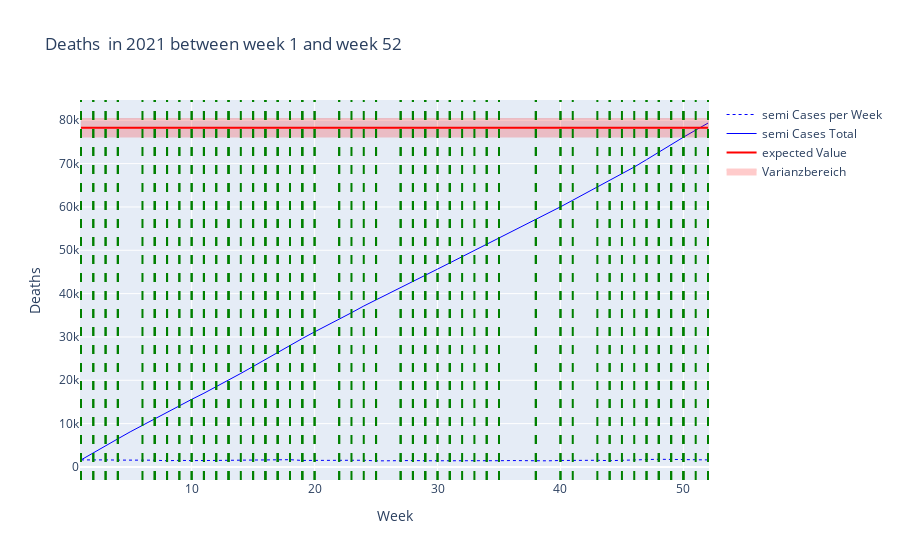

Write notebook code for a chart like this one.
### Code cell
fig_semi = go.Figure()
fig_semi.add_trace(go.Scatter(x = data_filtered_semi["Week"], y = data_filtered_semi["Value"], name = "semi Cases per Week", line = dict(color = 'blue', width = 1,dash = 'dot')))
fig_semi.add_trace(go.Scatter(x = data_filtered_semi["Week"], y = np.cumsum(data_filtered_semi["Value"]), name = "semi Cases Total", line = dict(color = 'blue', width = 1)))



#fig_semi.add_hline(y=expected_value_per_age_group.loc["35-59", "Value"], line_color = 'red', line_width = 1, name = "Expected semi Cases Total")
fig_semi.add_trace(go.Scatter(x = data_filtered_semi["Week"],y = np.repeat(expected_value_per_age_group.loc["35-59","Value"],kalenderwochen[1]-kalenderwochen[0]+1), name = "expected Value", line = dict(color = 'red')))

#fig_semi.add_hrect(y0=expected_value_per_age_group.loc["35-59","Value_Low"],y1=expected_value_per_age_group.loc["35-59","Value_High"],fillcolor = "red", line_width = 0, opacity = 0.2)

fig_semi.add_trace(go.Scatter(
    x = data_filtered_semi["Week"].tolist() + data_filtered_semi["Week"].tolist()[::-1] ,
    y = [expected_value_per_age_group.loc["35-59","Value_High"]]*52 + [expected_value_per_age_group.loc["35-59","Value_Low"]]*52,
    fill = 'toself',
    fillcolor = "red",
    line_color = "red",
    name = "Varianzbereich",
    opacity=0.2
))

fig_semi.update_layout(title = f"Deaths  in {year} between week {kalenderwochen[0]} and week {kalenderwochen[1]}",
                        xaxis_title = "Week",
                        yaxis_title = "Deaths")

if show_events:
    for i in happenings_filtered.index:
        #print(happenings_filtered.loc[i,"Week"])
        #print(happenings_filtered.loc[i, "Title"])
        fig_semi.add_vline(x = happenings_filtered.loc[i,"Week"], line_width = 2, line_color = "green", line_dash = "dash")

fig_semi.show()

### Figure 1 — Plotly figure (JSON) as saved in the notebook; plotly's stock layout.template omitted (floating-point values rounded to 4 significant figures)
{"data": [{"line": {"color": "blue", "dash": "dot", "width": 1}, "name": "semi Cases per Week", "type": "scatter", "x": [1, 2, 3, 4, 5, 6, 7, 8, 9, 10, 11, 12, 13, 14, 15, 16, 17, 18, 19, 20, 21, 22, 23, 24, 25, 26, 27, 28, 29, 30, 31, 32, 33, 34, 35, 36, 37, 38, 39, 40, 41, 42, 43, 44, 45, 46, 47, 48, 49, 50, 51, 52], "y": [1615.0, 1673.0, 1623.0, 1577.0, 1608.0, 1530.0, 1558.0, 1422.0, 1526.0, 1454.0, 1425.0, 1478.0, 1527.0, 1563.0, 1601.0, 1626.0, 1663.0, 1671.0, 1498.0, 1527.0, 1426.0, 1488.0, 1509.0, 1543.0, 1394.0, 1457.0, 1388.0, 1476.0, 1424.0, 1383.0, 1429.0, 1429.0, 1437.0, 1368.0, 1434.0, 1470.0, 1416.0, 1487.0, 1410.0, 1490.0, 1528.0, 1500.0, 1533.0, 1441.0, 1571.0, 1617.0, 1699.0, 1766.0, 1742.0, 1681.0, 1632.0, 1621.0]}, {"line": {"color": "blue", "width": 1}, "name": "semi Cases Total", "type": "scatter", "x": [1, 2, 3, 4, 5, 6, 7, 8, 9, 10, 11, 12, 13, 14, 15, 16, 17, 18, 19, 20, 21, 22, 23, 24, 25, 26, 27, 28, 29, 30, 31, 32, 33, 34, 35, 36, 37, 38, 39, 40, 41, 42, 43, 44, 45, 46, 47, 48, 49, 50, 51, 52], "y": [1615.0, 3288.0, 4911.0, 6488.0, 8096.0, 9626.0, 11180.0, 12610.0, 14130.0, 15590.0, 17010.0, 18490.0, 20020.0, 21580.0, 23180.0, 24810.0, 26470.0, 28140.0, 29640.0, 31160.0, 32590.0, 34080.0, 35590.0, 37130.0, 38520.0, 39980.0, 41370.0, 42850.0, 44270.0, 45650.0, 47080.0, 48510.0, 49950.0, 51320.0, 52750.0, 54220.0, 55640.0, 57120.0, 58530.0, 60020.0, 61550.0, 63050.0, 64580.0, 66020.0, 67600.0, 69210.0, 70910.0, 72680.0, 74420.0, 76100.0, 77730.0, 79350.0]}, {"line": {"color": "red"}, "name": "expected Value", "type": "scatter", "x": [1, 2, 3, 4, 5, 6, 7, 8, 9, 10, 11, 12, 13, 14, 15, 16, 17, 18, 19, 20, 21, 22, 23, 24, 25, 26, 27, 28, 29, 30, 31, 32, 33, 34, 35, 36, 37, 38, 39, 40, 41, 42, 43, 44, 45, 46, 47, 48, 49, 50, 51, 52], "y": [78280.0, 78280.0, 78280.0, 78280.0, 78280.0, 78280.0, 78280.0, 78280.0, 78280.0, 78280.0, 78280.0, 78280.0, 78280.0, 78280.0, 78280.0, 78280.0, 78280.0, 78280.0, 78280.0, 78280.0, 78280.0, 78280.0, 78280.0, 78280.0, 78280.0, 78280.0, 78280.0, 78280.0, 78280.0, 78280.0, 78280.0, 78280.0, 78280.0, 78280.0, 78280.0, 78280.0, 78280.0, 78280.0, 78280.0, 78280.0, 78280.0, 78280.0, 78280.0, 78280.0, 78280.0, 78280.0, 78280.0, 78280.0, 78280.0, 78280.0, 78280.0, 78280.0]}, {"fill": "toself", "fillcolor": "red", "line": {"color": "red"}, "name": "Varianzbereich", "opacity": 0.2, "type": "scatter", "x": [1, 2, 3, 4, 5, 6, 7, 8, 9, 10, 11, 12, 13, 14, 15, 16, 17, 18, 19, 20, 21, 22, 23, 24, 25, 26, 27, 28, 29, 30, 31, 32, 33, 34, 35, 36, 37, 38, 39, 40, 41, 42, 43, 44, 45, 46, 47, 48, 49, 50, 51, 52, 52, 51, 50, 49, 48, 47, 46, 45, 44, 43, 42, 41, 40, 39, 38, 37, 36, 35, 34, 33, 32, 31, 30, 29, 28, 27, 26, 25, 24, 23, 22, 21, 20, 19, 18, 17, 16, 15, 14, 13, 12, 11, 10, 9, 8, 7, 6, 5, 4, 3, 2, 1], "y": [80300.0, 80300.0, 80300.0, 80300.0, 80300.0, 80300.0, 80300.0, 80300.0, 80300.0, 80300.0, 80300.0, 80300.0, 80300.0, 80300.0, 80300.0, 80300.0, 80300.0, 80300.0, 80300.0, 80300.0, 80300.0, 80300.0, 80300.0, 80300.0, 80300.0, 80300.0, 80300.0, 80300.0, 80300.0, 80300.0, 80300.0, 80300.0, 80300.0, 80300.0, 80300.0, 80300.0, 80300.0, 80300.0, 80300.0, 80300.0, 80300.0, 80300.0, 80300.0, 80300.0, 80300.0, 80300.0, 80300.0, 80300.0, 80300.0, 80300.0, 80300.0, 80300.0, 76270.0, 76270.0, 76270.0, 76270.0, 76270.0, 76270.0, 76270.0, 76270.0, 76270.0, 76270.0, 76270.0, 76270.0, 76270.0, 76270.0, 76270.0, 76270.0, 76270.0, 76270.0, 76270.0, 76270.0, 76270.0, 76270.0, 76270.0, 76270.0, 76270.0, 76270.0, 76270.0, 76270.0, 76270.0, 76270.0, 76270.0, 76270.0, 76270.0, 76270.0, 76270.0, 76270.0, 76270.0, 76270.0, 76270.0, 76270.0, 76270.0, 76270.0, 76270.0, 76270.0, 76270.0, 76270.0, 76270.0, 76270.0, 76270.0, 76270.0, 76270.0, 76270.0]}], "layout": {"shapes": [{"line": {"color": "green", "dash": "dash", "width": 2}, "type": "line", "x0": 52, "x1": 52, "xref": "x", "y0": 0, "y1": 1, "yref": "y domain"}, {"line": {"color": "green", "dash": "dash", "width": 2}, "type": "line", "x0": 51, "x1": 51, "xref": "x", "y0": 0, "y1": 1, "yref": "y domain"}, {"line": {"color": "green", "dash": "dash", "width": 2}, "type": "line", "x0": 50, "x1": 50, "xref": "x", "y0": 0, "y1": 1, "yref": "y domain"}, {"line": {"color": "green", "dash": "dash", "width": 2}, "type": "line", "x0": 50, "x1": 50, "xref": "x", "y0": 0, "y1": 1, "yref": "y domain"}, {"line": {"color": "green", "dash": "dash", "width": 2}, "type": "line", "x0": 50, "x1": 50, "xref": "x", "y0": 0, "y1": 1, "yref": "y domain"}, {"line": {"color": "green", "dash": "dash", "width": 2}, "type": "line", "x0": 41, "x1": 41, "xref": "x", "y0": 0, "y1": 1, "yref": "y domain"}, {"line": {"color": "green", "dash": "dash", "width": 2}, "type": "line", "x0": 47, "x1": 47, "xref": "x", "y0": 0, "y1": 1, "yref": "y domain"}, {"line": {"color": "green", "dash": "dash", "width": 2}, "type": "line", "x0": 47, "x1": 47, "xref": "x", "y0": 0, "y1": 1, "yref": "y domain"}, {"line": {"color": "green", "dash": "dash", "width": 2}, "type": "line", "x0": 46, "x1": 46, "xref": "x", "y0": 0, "y1": 1, "yref": "y domain"}, {"line": {"color": "green", "dash": "dash", "width": 2}, "type": "line", "x0": 49, "x1": 49, "xref": "x", "y0": 0, "y1": 1, "yref": "y domain"}, {"line": {"color": "green", "dash": "dash", "width": 2}, "type": "line", "x0": 19, "x1": 19, "xref": "x", "y0": 0, "y1": 1, "yref": "y domain"}, {"line": {"color": "green", "dash": "dash", "width": 2}, "type": "line", "x0": 10, "x1": 10, "xref": "x", "y0": 0, "y1": 1, "yref": "y domain"}, {"line": {"color": "green", "dash": "dash", "width": 2}, "type": "line", "x0": 43, "x1": 43, "xref": "x", "y0": 0, "y1": 1, "yref": "y domain"}, {"line": {"color": "green", "dash": "dash", "width": 2}, "type": "line", "x0": 49, "x1": 49, "xref": "x", "y0": 0, "y1": 1, "yref": "y domain"}, {"line": {"color": "green", "dash": "dash", "width": 2}, "type": "line", "x0": 23, "x1": 23, "xref": "x", "y0": 0, "y1": 1, "yref": "y domain"}, {"line": {"color": "green", "dash": "dash", "width": 2}, "type": "line", "x0": 38, "x1": 38, "xref": "x", "y0": 0, "y1": 1, "yref": "y domain"}, {"line": {"color": "green", "dash": "dash", "width": 2}, "type": "line", "x0": 38, "x1": 38, "xref": "x", "y0": 0, "y1": 1, "yref": "y domain"}, {"line": {"color": "green", "dash": "dash", "width": 2}, "type": "line", "x0": 38, "x1": 38, "xref": "x", "y0": 0, "y1": 1, "yref": "y domain"}, {"line": {"color": "green", "dash": "dash", "width": 2}, "type": "line", "x0": 32, "x1": 32, "xref": "x", "y0": 0, "y1": 1, "yref": "y domain"}, {"line": {"color": "green", "dash": "dash", "width": 2}, "type": "line", "x0": 1, "x1": 1, "xref": "x", "y0": 0, "y1": 1, "yref": "y domain"}, {"line": {"color": "green", "dash": "dash", "width": 2}, "type": "line", "x0": 34, "x1": 34, "xref": "x", "y0": 0, "y1": 1, "yref": "y domain"}, {"line": {"color": "green", "dash": "dash", "width": 2}, "type": "line", "x0": 34, "x1": 34, "xref": "x", "y0": 0, "y1": 1, "yref": "y domain"}, {"line": {"color": "green", "dash": "dash", "width": 2}, "type": "line", "x0": 33, "x1": 33, "xref": "x", "y0": 0, "y1": 1, "yref": "y domain"}, {"line": {"color": "green", "dash": "dash", "width": 2}, "type": "line", "x0": 45, "x1": 45, "xref": "x", "y0": 0, "y1": 1, "yref": "y domain"}, {"line": {"color": "green", "dash": "dash", "width": 2}, "type": "line", "x0": 6, "x1": 6, "xref": "x", "y0": 0, "y1": 1, "yref": "y domain"}, {"line": {"color": "green", "dash": "dash", "width": 2}, "type": "line", "x0": 30, "x1": 30, "xref": "x", "y0": 0, "y1": 1, "yref": "y domain"}, {"line": {"color": "green", "dash": "dash", "width": 2}, "type": "line", "x0": 30, "x1": 30, "xref": "x", "y0": 0, "y1": 1, "yref": "y domain"}, {"line": {"color": "green", "dash": "dash", "width": 2}, "type": "line", "x0": 29, "x1": 29, "xref": "x", "y0": 0, "y1": 1, "yref": "y domain"}, {"line": {"color": "green", "dash": "dash", "width": 2}, "type": "line", "x0": 29, "x1": 29, "xref": "x", "y0": 0, "y1": 1, "yref": "y domain"}, {"line": {"color": "green", "dash": "dash", "width": 2}, "type": "line", "x0": 29, "x1": 29, "xref": "x", "y0": 0, "y1": 1, "yref": "y domain"}, {"line": {"color": "green", "dash": "dash", "width": 2}, "type": "line", "x0": 28, "x1": 28, "xref": "x", "y0": 0, "y1": 1, "yref": "y domain"}, {"line": {"color": "green", "dash": "dash", "width": 2}, "type": "line", "x0": 28, "x1": 28, "xref": "x", "y0": 0, "y1": 1, "yref": "y domain"}, {"line": {"color": "green", "dash": "dash", "width": 2}, "type": "line", "x0": 28, "x1": 28, "xref": "x", "y0": 0, "y1": 1, "yref": "y domain"}, {"line": {"color": "green", "dash": "dash", "width": 2}, "type": "line", "x0": 49, "x1": 49, "xref": "x", "y0": 0, "y1": 1, "yref": "y domain"}, {"line": {"color": "green", "dash": "dash", "width": 2}, "type": "line", "x0": 31, "x1": 31, "xref": "x", "y0": 0, "y1": 1, "yref": "y domain"}, {"line": {"color": "green", "dash": "dash", "width": 2}, "type": "line", "x0": 27, "x1": 27, "xref": "x", "y0": 0, "y1": 1, "yref": "y domain"}, {"line": {"color": "green", "dash": "dash", "width": 2}, "type": "line", "x0": 18, "x1": 18, "xref": "x", "y0": 0, "y1": 1, "yref": "y domain"}, {"line": {"color": "green", "dash": "dash", "width": 2}, "type": "line", "x0": 1, "x1": 1, "xref": "x", "y0": 0, "y1": 1, "yref": "y domain"}, {"line": {"color": "green", "dash": "dash", "width": 2}, "type": "line", "x0": 1, "x1": 1, "xref": "x", "y0": 0, "y1": 1, "yref": "y domain"}, {"line": {"color": "green", "dash": "dash", "width": 2}, "type": "line", "x0": 25, "x1": 25, "xref": "x", "y0": 0, "y1": 1, "yref": "y domain"}, {"line": {"color": "green", "dash": "dash", "width": 2}, "type": "line", "x0": 25, "x1": 25, "xref": "x", "y0": 0, "y1": 1, "yref": "y domain"}, {"line": {"color": "green", "dash": "dash", "width": 2}, "type": "line", "x0": 24, "x1": 24, "xref": "x", "y0": 0, "y1": 1, "yref": "y domain"}, {"line": {"color": "green", "dash": "dash", "width": 2}, "type": "line", "x0": 40, "x1": 40, "xref": "x", "y0": 0, "y1": 1, "yref": "y domain"}, {"line": {"color": "green", "dash": "dash", "width": 2}, "type": "line", "x0": 14, "x1": 14, "xref": "x", "y0": 0, "y1": 1, "yref": "y domain"}, {"line": {"color": "green", "dash": "dash", "width": 2}, "type": "line", "x0": 9, "x1": 9, "xref": "x", "y0": 0, "y1": 1, "yref": "y domain"}, {"line": {"color": "green", "dash": "dash", "width": 2}, "type": "line", "x0": 1, "x1": 1, "xref": "x", "y0": 0, "y1": 1, "yref": "y domain"}, {"line": {"color": "green", "dash": "dash", "width": 2}, "type": "line", "x0": 22, "x1": 22, "xref": "x", "y0": 0, "y1": 1, "yref": "y domain"}, {"line": {"color": "green", "dash": "dash", "width": 2}, "type": "line", "x0": 20, "x1": 20, "xref": "x", "y0": 0, "y1": 1, "yref": "y domain"}, {"line": {"color": "green", "dash": "dash", "width": 2}, "type": "line", "x0": 20, "x1": 20, "xref": "x", "y0": 0, "y1": 1, "yref": "y domain"}, {"line": {"color": "green", "dash": "dash", "width": 2}, "type": "line", "x0": 19, "x1": 19, "xref": "x", "y0": 0, "y1": 1, "yref": "y domain"}, {"line": {"color": "green", "dash": "dash", "width": 2}, "type": "line", "x0": 19, "x1": 19, "xref": "x", "y0": 0, "y1": 1, "yref": "y domain"}, {"line": {"color": "green", "dash": "dash", "width": 2}, "type": "line", "x0": 48, "x1": 48, "xref": "x", "y0": 0, "y1": 1, "yref": "y domain"}, {"line": {"color": "green", "dash": "dash", "width": 2}, "type": "line", "x0": 40, "x1": 40, "xref": "x", "y0": 0, "y1": 1, "yref": "y domain"}, {"line": {"color": "green", "dash": "dash", "width": 2}, "type": "line", "x0": 31, "x1": 31, "xref": "x", "y0": 0, "y1": 1, "yref": "y domain"}, {"line": {"color": "green", "dash": "dash", "width": 2}, "type": "line", "x0": 27, "x1": 27, "xref": "x", "y0": 0, "y1": 1, "yref": "y domain"}, {"line": {"color": "green", "dash": "dash", "width": 2}, "type": "line", "x0": 22, "x1": 22, "xref": "x", "y0": 0, "y1": 1, "yref": "y domain"}, {"line": {"color": "green", "dash": "dash", "width": 2}, "type": "line", "x0": 18, "x1": 18, "xref": "x", "y0": 0, "y1": 1, "yref": "y domain"}, {"line": {"color": "green", "dash": "dash", "width": 2}, "type": "line", "x0": 9, "x1": 9, "xref": "x", "y0": 0, "y1": 1, "yref": "y domain"}, {"line": {"color": "green", "dash": "dash", "width": 2}, "type": "line", "x0": 17, "x1": 17, "xref": "x", "y0": 0, "y1": 1, "yref": "y domain"}, {"line": {"color": "green", "dash": "dash", "width": 2}, "type": "line", "x0": 17, "x1": 17, "xref": "x", "y0": 0, "y1": 1, "yref": "y domain"}, {"line": {"color": "green", "dash": "dash", "width": 2}, "type": "line", "x0": 16, "x1": 16, "xref": "x", "y0": 0, "y1": 1, "yref": "y domain"}, {"line": {"color": "green", "dash": "dash", "width": 2}, "type": "line", "x0": 16, "x1": 16, "xref": "x", "y0": 0, "y1": 1, "yref": "y domain"}, {"line": {"color": "green", "dash": "dash", "width": 2}, "type": "line", "x0": 16, "x1": 16, "xref": "x", "y0": 0, "y1": 1, "yref": "y domain"}, {"line": {"color": "green", "dash": "dash", "width": 2}, "type": "line", "x0": 15, "x1": 15, "xref": "x", "y0": 0, "y1": 1, "yref": "y domain"}, {"line": {"color": "green", "dash": "dash", "width": 2}, "type": "line", "x0": 15, "x1": 15, "xref": "x", "y0": 0, "y1": 1, "yref": "y domain"}, {"line": {"color": "green", "dash": "dash", "width": 2}, "type": "line", "x0": 35, "x1": 35, "xref": "x", "y0": 0, "y1": 1, "yref": "y domain"}, {"line": {"color": "green", "dash": "dash", "width": 2}, "type": "line", "x0": 1, "x1": 1, "xref": "x", "y0": 0, "y1": 1, "yref": "y domain"}, {"line": {"color": "green", "dash": "dash", "width": 2}, "type": "line", "x0": 13, "x1": 13, "xref": "x", "y0": 0, "y1": 1, "yref": "y domain"}, {"line": {"color": "green", "dash": "dash", "width": 2}, "type": "line", "x0": 12, "x1": 12, "xref": "x", "y0": 0, "y1": 1, "yref": "y domain"}, {"line": {"color": "green", "dash": "dash", "width": 2}, "type": "line", "x0": 12, "x1": 12, "xref": "x", "y0": 0, "y1": 1, "yref": "y domain"}, {"line": {"color": "green", "dash": "dash", "width": 2}, "type": "line", "x0": 11, "x1": 11, "xref": "x", "y0": 0, "y1": 1, "yref": "y domain"}, {"line": {"color": "green", "dash": "dash", "width": 2}, "type": "line", "x0": 11, "x1": 11, "xref": "x", "y0": 0, "y1": 1, "yref": "y domain"}, {"line": {"color": "green", "dash": "dash", "width": 2}, "type": "line", "x0": 11, "x1": 11, "xref": "x", "y0": 0, "y1": 1, "yref": "y domain"}, {"line": {"color": "green", "dash": "dash", "width": 2}, "type": "line", "x0": 10, "x1": 10, "xref": "x", "y0": 0, "y1": 1, "yref": "y domain"}, {"line": {"color": "green", "dash": "dash", "width": 2}, "type": "line", "x0": 44, "x1": 44, "xref": "x", "y0": 0, "y1": 1, "yref": "y domain"}, {"line": {"color": "green", "dash": "dash", "width": 2}, "type": "line", "x0": 18, "x1": 18, "xref": "x", "y0": 0, "y1": 1, "yref": "y domain"}, {"line": {"color": "green", "dash": "dash", "width": 2}, "type": "line", "x0": 13, "x1": 13, "xref": "x", "y0": 0, "y1": 1, "yref": "y domain"}, {"line": {"color": "green", "dash": "dash", "width": 2}, "type": "line", "x0": 8, "x1": 8, "xref": "x", "y0": 0, "y1": 1, "yref": "y domain"}, {"line": {"color": "green", "dash": "dash", "width": 2}, "type": "line", "x0": 8, "x1": 8, "xref": "x", "y0": 0, "y1": 1, "yref": "y domain"}, {"line": {"color": "green", "dash": "dash", "width": 2}, "type": "line", "x0": 7, "x1": 7, "xref": "x", "y0": 0, "y1": 1, "yref": "y domain"}, {"line": {"color": "green", "dash": "dash", "width": 2}, "type": "line", "x0": 7, "x1": 7, "xref": "x", "y0": 0, "y1": 1, "yref": "y domain"}, {"line": {"color": "green", "dash": "dash", "width": 2}, "type": "line", "x0": 7, "x1": 7, "xref": "x", "y0": 0, "y1": 1, "yref": "y domain"}, {"line": {"color": "green", "dash": "dash", "width": 2}, "type": "line", "x0": 48, "x1": 48, "xref": "x", "y0": 0, "y1": 1, "yref": "y domain"}, {"line": {"color": "green", "dash": "dash", "width": 2}, "type": "line", "x0": 31, "x1": 31, "xref": "x", "y0": 0, "y1": 1, "yref": "y domain"}, {"line": {"color": "green", "dash": "dash", "width": 2}, "type": "line", "x0": 17, "x1": 17, "xref": "x", "y0": 0, "y1": 1, "yref": "y domain"}, {"line": {"color": "green", "dash": "dash", "width": 2}, "type": "line", "x0": 4, "x1": 4, "xref": "x", "y0": 0, "y1": 1, "yref": "y domain"}, {"line": {"color": "green", "dash": "dash", "width": 2}, "type": "line", "x0": 4, "x1": 4, "xref": "x", "y0": 0, "y1": 1, "yref": "y domain"}, {"line": {"color": "green", "dash": "dash", "width": 2}, "type": "line", "x0": 4, "x1": 4, "xref": "x", "y0": 0, "y1": 1, "yref": "y domain"}, {"line": {"color": "green", "dash": "dash", "width": 2}, "type": "line", "x0": 3, "x1": 3, "xref": "x", "y0": 0, "y1": 1, "yref": "y domain"}, {"line": {"color": "green", "dash": "dash", "width": 2}, "type": "line", "x0": 3, "x1": 3, "xref": "x", "y0": 0, "y1": 1, "yref": "y domain"}, {"line": {"color": "green", "dash": "dash", "width": 2}, "type": "line", "x0": 2, "x1": 2, "xref": "x", "y0": 0, "y1": 1, "yref": "y domain"}, {"line": {"color": "green", "dash": "dash", "width": 2}, "type": "line", "x0": 2, "x1": 2, "xref": "x", "y0": 0, "y1": 1, "yref": "y domain"}, {"line": {"color": "green", "dash": "dash", "width": 2}, "type": "line", "x0": 48, "x1": 48, "xref": "x", "y0": 0, "y1": 1, "yref": "y domain"}, {"line": {"color": "green", "dash": "dash", "width": 2}, "type": "line", "x0": 44, "x1": 44, "xref": "x", "y0": 0, "y1": 1, "yref": "y domain"}, {"line": {"color": "green", "dash": "dash", "width": 2}, "type": "line", "x0": 35, "x1": 35, "xref": "x", "y0": 0, "y1": 1, "yref": "y domain"}, {"line": {"color": "green", "dash": "dash", "width": 2}, "type": "line", "x0": 13, "x1": 13, "xref": "x", "y0": 0, "y1": 1, "yref": "y domain"}], "title": {"text": "Deaths  in 2021 between week 1 and week 52"}, "xaxis": {"title": {"text": "Week"}}, "yaxis": {"title": {"text": "Deaths"}}}}
